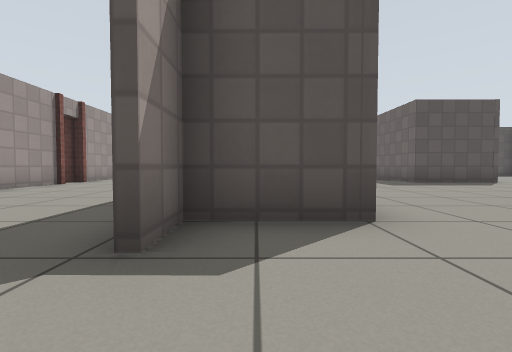
[1] (above)

15 first-person views from a walk through a Gazebo world. The camera is 0.5 m above the floor, tilts 2° down and sees 85° across. The lines on the ground mark 1 m squares. The floor is counted in squares, 1 m on a side. Each view is taken from the middle of a square. On the plan, view 1 faces up. The plan holds only what a view shows up to about 9 squares ahead; the rest is blank. Gazebo's built-in surfaces are drawn with simple patterns. Some stock models are drawn as simple stand-ins.

[2]
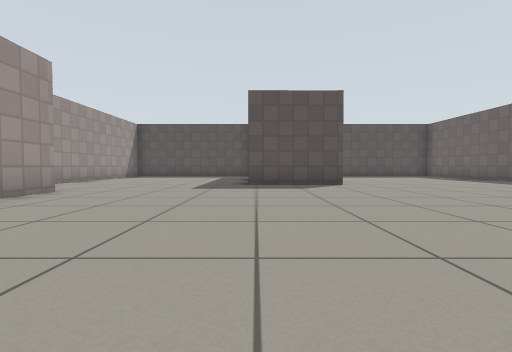

[3]
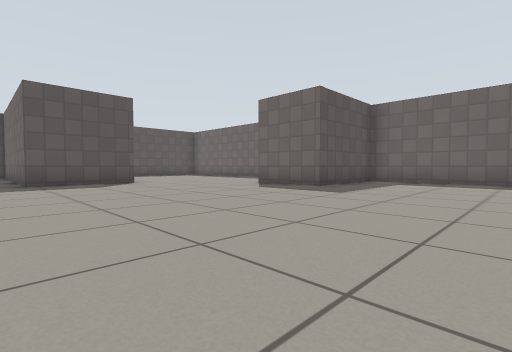

[4]
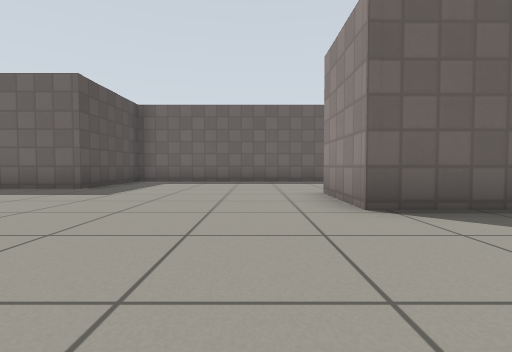

[5]
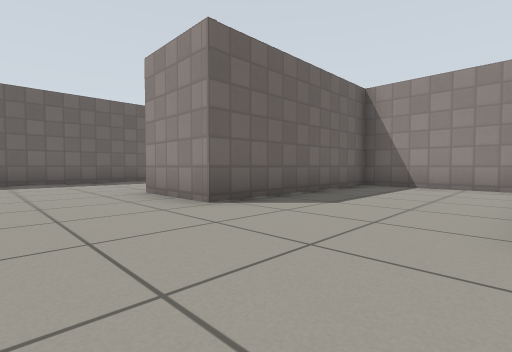

[6]
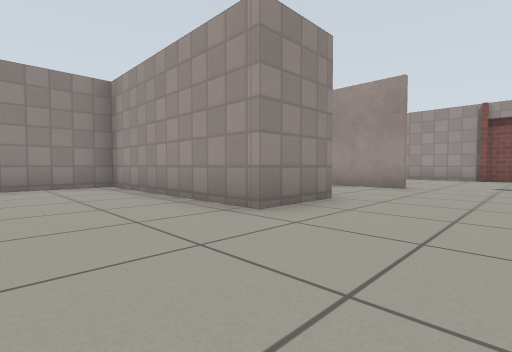

[7]
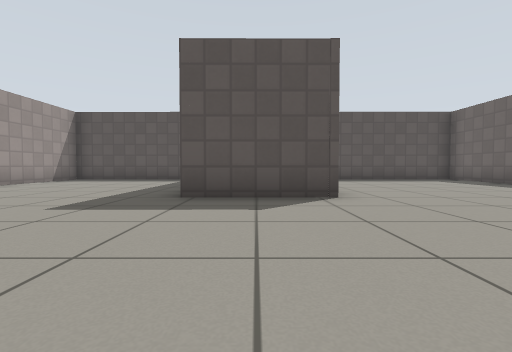

[8]
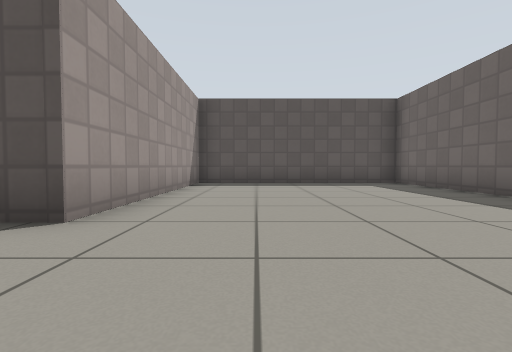

[9]
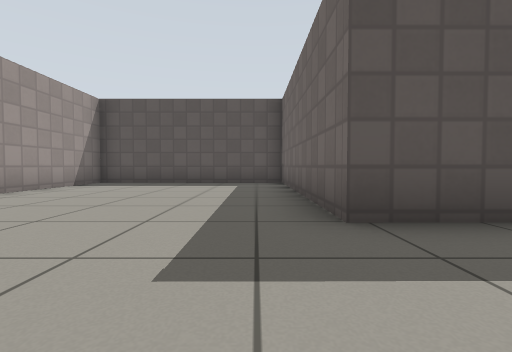

[10]
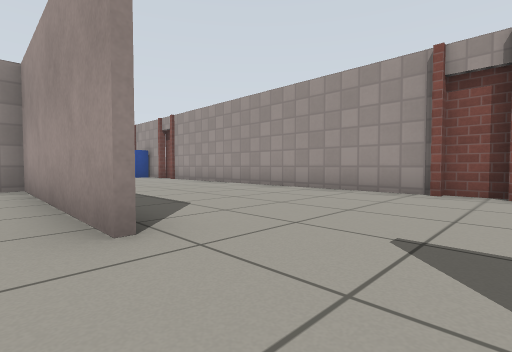

[11]
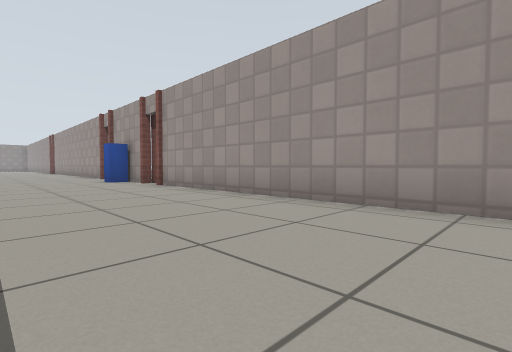

[12]
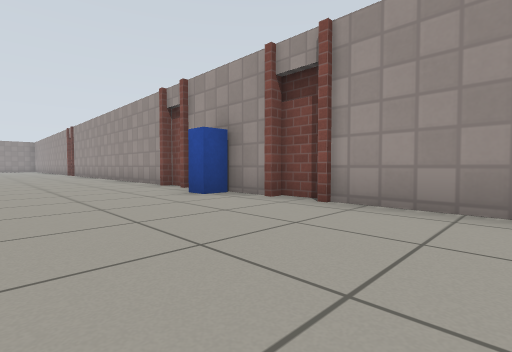

[13]
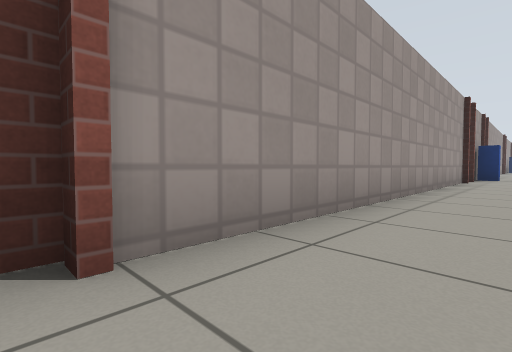

[14]
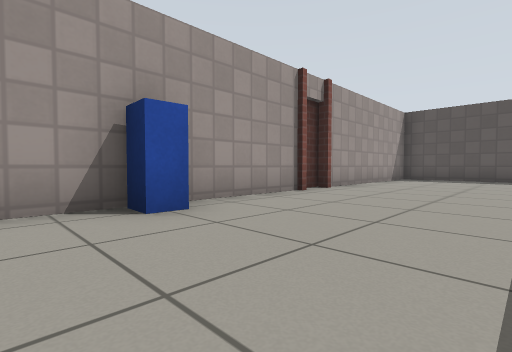

[15]
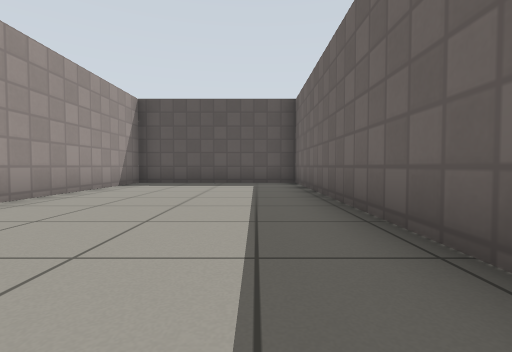

### Floor plan
Points are (right, up) in squares from view 1. A wall is a line through its corners. A room is listed if a view was taken in it or the views show most of it. See-through windows are left out.
Room 1 (views 1, 2, 3, 4, 5, 6, 7, 8, 9, 10)
walls: (1.1, 6.5) (1.1, 5.2); (1.2, 2.5) (-0.7, 2.5) (-0.7, 1.5); (2, -1.2) (3.7, -1.2) (3.7, -6.2) (7.2, -6.2) (7.2, -1.2) (9.3, -1.3); (13.2, 9.9) (13.2, 14.3) (7.3, 14.4) (7.3, 8.5) (4.8, 8.4) (4.8, 14.4) (-0.7, 14.4) (-0.7, 8.8); (13.2, -2.6) (13.2, 3.8) (10.1, 3.8) (10.1, 6)
ways out: opening at (-0.2, -0.5) to room 2
Room 2 (views 11, 12, 13, 14, 15)
walls: (-5.5, -13.3) (-5.5, -23.8); (-5.5, -10) (-5.5, -13); (-5.7, -9.2) (-5.7, -10.2); (-0.7, -1) (-0.7, -6.2) (-0.2, -6.2); (-5.5, 0.9) (-5.5, -9.3); (-0.8, 7.2) (-0.8, 14.4) (-5.5, 14.4) (-5.5, 8.6); (-5.5, 8) (-5.5, 3.1); (-5.7, 9) (-5.7, 8.4)
ways out: opening at (-0.2, -0.5) to room 1; open door at (-6, -24); open door at (-6, -13.5); open door at (-6, -9.5); open door at (-6, 0.5); open door at (-6, 8.5)
objects: postbox (-5, -11); postbox (-5, 4)

Positions as (right, up) in squares from view 1, and headings:
1: (0, 0), facing up
2: (5, 1), facing up
3: (4, 0), facing up-right
4: (4, 0), facing right
5: (4, 1), facing down-right
6: (6, 1), facing down-left
7: (6, 4), facing up
8: (9, 6), facing up
9: (4, 6), facing up
10: (0, 1), facing down-left
11: (-2, -2), facing down-left
12: (-2, -7), facing down-left
13: (-4, -24), facing up-left
14: (-2, 3), facing up-left
15: (-2, 6), facing up
